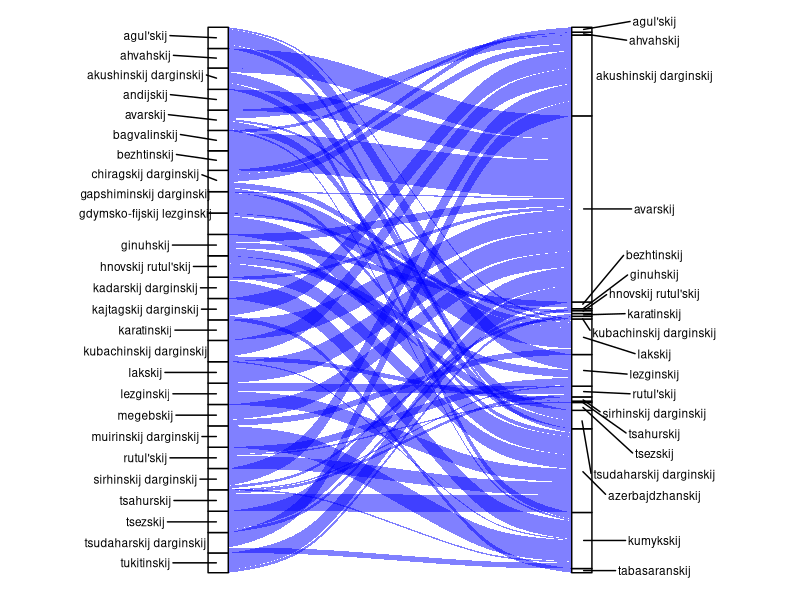

Reproduce this figure in R.
library(tidyverse)
library(ggalluvial)
library(ggrepel)

theme_set(theme_void())

data <- read.csv('data/edges.csv')

data %>%
  filter(weight > 0) %>%
  group_by(source) %>%
  mutate(source_count = n()) %>%
  filter(weight > 0) %>%
  mutate(source = factor(source),
         target = factor(target)) %>%
  ggplot(aes(axis1 = source, axis2 = target, y = weight)) +
  geom_alluvium(fill = "blue", width = 1/18) +
  geom_stratum(width=1/18) +
  geom_text_repel(stat = 'stratum', aes(label = ifelse(after_stat(x) == 1, as.character(after_stat(stratum)), NA)), 
                  size = 3, direction = "y", nudge_x = -.2) +
  geom_text_repel(stat = 'stratum', aes(label = ifelse(after_stat(x) == 2, as.character(after_stat(stratum)), NA)), 
                  size = 3, direction = "y", nudge_x = .2) +
  scale_x_discrete(limits = c('source', 'target')) +
  theme(legend.position = 'none')